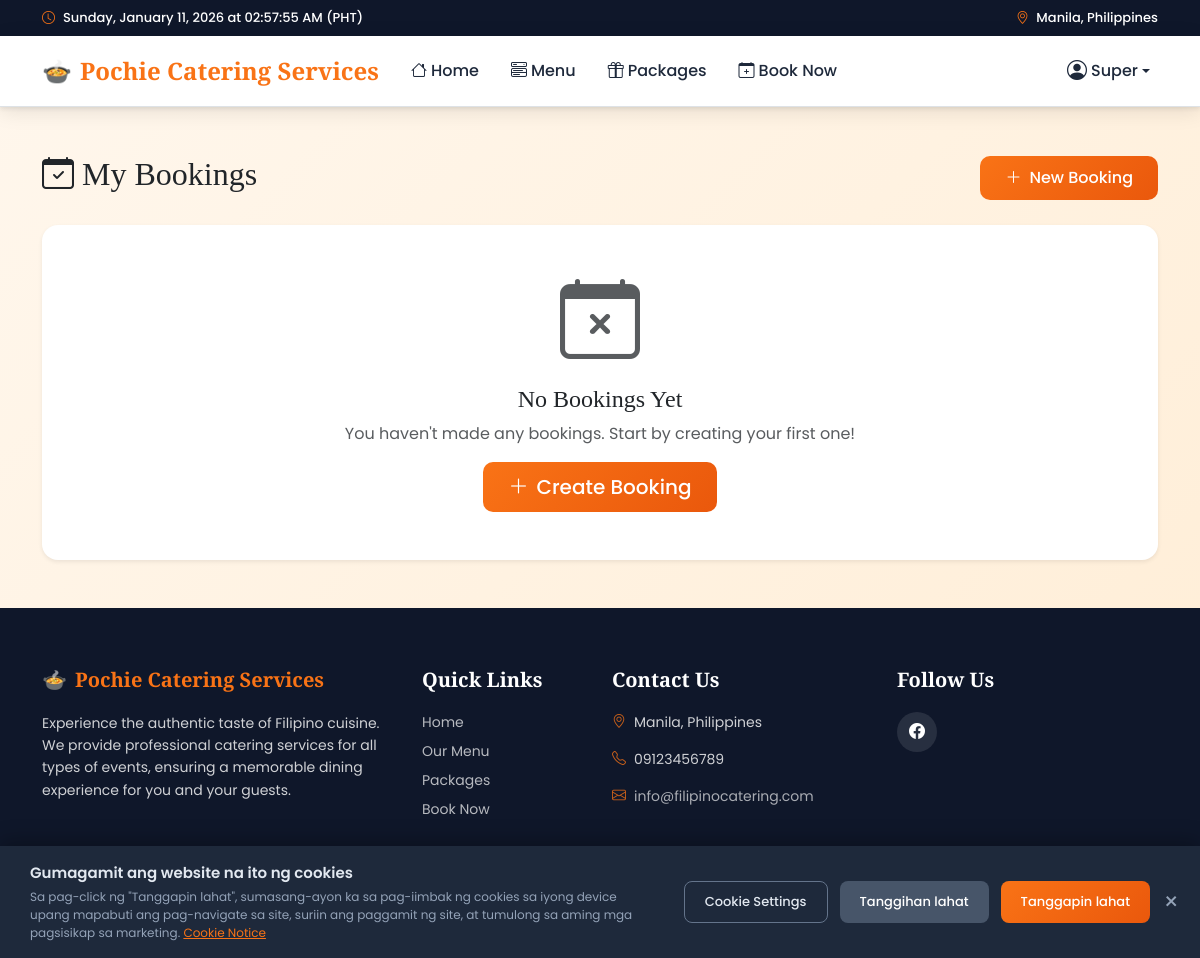
/my-bookings.php (signed in), run on an earlier commit of the app's database.
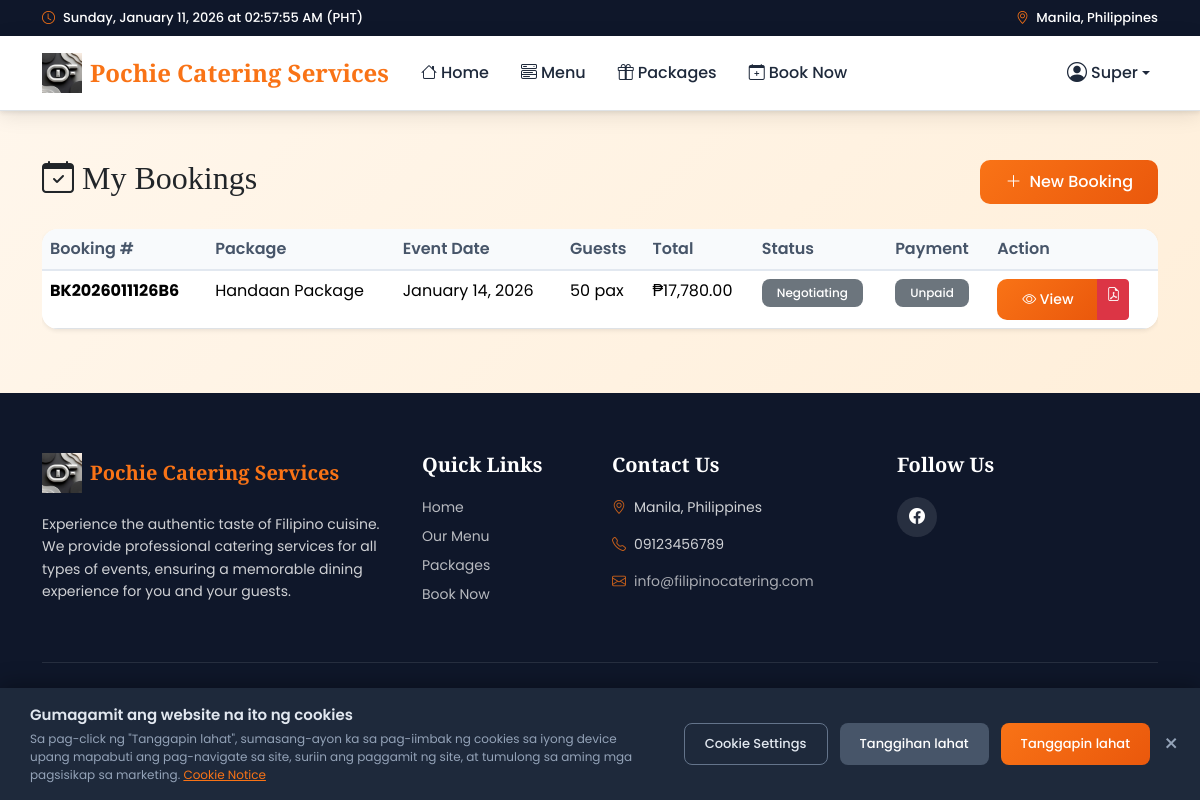
And on a later commit of the database.
### tables this page shows
CREATE TABLE `users` (
  `id` int(11) NOT NULL,
  `email` varchar(100) NOT NULL,
  `password` varchar(255) NOT NULL,
  `first_name` varchar(50) NOT NULL,
  `last_name` varchar(50) NOT NULL,
  `phone` varchar(20) DEFAULT NULL,
  `address` text DEFAULT NULL,
  `role` enum('customer','staff','admin','super_admin') DEFAULT 'customer',
  `profile_image` varchar(255) DEFAULT NULL,
  `is_active` tinyint(1) DEFAULT 1,
  `created_at` timestamp NOT NULL DEFAULT current_timestamp(),
  `updated_at` timestamp NOT NULL DEFAULT current_timestamp() ON UPDATE current_timestamp(),
  `email_verified` tinyint(1) DEFAULT 0
);

CREATE TABLE `bookings` (
  `id` int(11) NOT NULL,
  `booking_number` varchar(20) NOT NULL,
  `customer_id` int(11) DEFAULT NULL,
  `package_id` int(11) DEFAULT NULL,
  `event_type` varchar(100) DEFAULT NULL,
  `event_date` date NOT NULL,
  `event_time` time DEFAULT NULL,
  `venue_address` text NOT NULL,
  `number_of_guests` int(11) NOT NULL,
  `special_requests` text DEFAULT NULL,
  `total_amount` decimal(12,2) DEFAULT NULL,
  `status` enum('new','pending','negotiating','approved','paid','preparing','completed','cancelled') DEFAULT 'new',
  `payment_status` enum('unpaid','partial','paid') DEFAULT 'unpaid',
  `payment_method` varchar(50) DEFAULT NULL,
  `assigned_staff_id` int(11) DEFAULT NULL,
  `notes` text DEFAULT NULL,
  `created_at` timestamp NOT NULL DEFAULT current_timestamp(),
  `updated_at` timestamp NOT NULL DEFAULT current_timestamp() ON UPDATE current_timestamp()
);

CREATE TABLE `packages` (
  `id` int(11) NOT NULL,
  `name` varchar(100) NOT NULL,
  `description` text DEFAULT NULL,
  `base_price` decimal(10,2) NOT NULL,
  `min_pax` int(11) DEFAULT 50,
  `max_pax` int(11) DEFAULT 500,
  `image` varchar(255) DEFAULT NULL,
  `inclusions` text DEFAULT NULL,
  `is_active` tinyint(1) DEFAULT 1,
  `created_at` timestamp NOT NULL DEFAULT current_timestamp()
);

### my-bookings.php (the view, shortened to what the rows shown need)
<?php
require_once 'includes/header.php';
$bookings = $conn->query("SELECT b.*, p.name as package_name,
                          (SELECT COUNT(*) FROM chat_messages cm WHERE cm.booking_id = b.id AND cm.sender_id != {$_SESSION['user_id']} AND cm.is_read = 0) as unread_messages
                          FROM bookings b
                          LEFT JOIN packages p ON b.package_id = p.id
                          WHERE b.customer_id = {$_SESSION['user_id']}
                          ORDER BY b.created_at DESC");
?>
<div class="container py-5">
    <div class="d-flex justify-content-between align-items-center mb-4">
        <h2><i class="bi bi-calendar-check me-2"></i>My Bookings</h2>
    </div>
    <?php if ($bookings->num_rows > 0): ?>
        <div class="table-responsive">
            <table class="table table-hover bg-white rounded-4 shadow-sm overflow-hidden">
                <thead class="table-light">
                    <tr>
                        <th>Booking #</th>
                        <th>Package</th>
                        <th>Event Date</th>
                        <th>Guests</th>
                        <th>Total</th>
                        <th>Status</th>
                        <th>Payment</th>
                        <th>Action</th>
                    </tr>
                </thead>
                <tbody>
                    <?php while($booking = $bookings->fetch_assoc()): ?>
                    <tr>
                        <td>
                            <strong><?= htmlspecialchars($booking['booking_number']) ?></strong>
                        </td>
                        <td><?= htmlspecialchars($booking['package_name']) ?></td>
                        <td><?= formatDate($booking['event_date']) ?></td>
                        <td><?= $booking['number_of_guests'] ?> pax</td>
                        <td><?= formatPrice($booking['total_amount']) ?></td>
                        <td><?= getStatusBadge($booking['status']) ?></td>
                        <td><?= getPaymentBadge($booking['payment_status']) ?></td>
                        <td>
                            <div class="btn-group">
                                <a href="<?= url('booking-details.php?id=' . $booking['id']) ?>" class="btn btn-sm btn-primary <?= $booking['unread_messages'] > 0 ? 'btn-pulse' : '' ?>">
                                    <i class="bi bi-eye"></i> View
                                </a>
                                  <a href="<?= url('export_booking_pdf.php?id=' . $booking['id']) ?>" class="btn btn-sm btn-danger" title="Download PDF Copy">
                                      <i class="bi bi-file-earmark-pdf"></i>
                                  </a>
                              </div>
                          </td>
                    </tr>
                    <?php endwhile; ?>
                </tbody>
            </table>
        </div>
    <?php endif; ?>
</div>

### includes/header.php (shortened to what the rows shown need)
<?php
require_once __DIR__ . '/../config/functions.php';
$currentUser = getCurrentUser($conn);
?>
<!DOCTYPE html>
<html lang="en">
<head>
    <link href="https://cdn.jsdelivr.net/npm/bootstrap@5.3.2/dist/css/bootstrap.min.css" rel="stylesheet">
    <link href="https://cdn.jsdelivr.net/npm/bootstrap-icons@1.11.1/font/bootstrap-icons.css" rel="stylesheet">
</head>
  <body>
    <header class="sticky-top shadow-sm">
      <nav class="navbar navbar-expand-lg border-bottom">
        <div class="container">
            <div class="d-flex align-items-center order-lg-last">
                <?php if (isLoggedIn()): ?>
                    <div class="dropdown">
                        <a class="nav-link dropdown-toggle d-flex align-items-center" href="#" data-bs-toggle="dropdown">
                            <i class="bi bi-person-circle fs-5 me-1"></i>
                            <span class="d-none d-sm-inline"><?= htmlspecialchars($currentUser['first_name'] ?? 'User') ?></span>
                        </a>
                    </div>
                <?php endif; ?>
            </div>
        </div>
    </nav>
</header>

### config/functions.php (shortened to what the rows shown need)
<?php
function url($path) {
    return BASE_URL . '/' . ltrim($path, '/');
}
function isLoggedIn() {
    return isset($_SESSION['user_id']);
}
function getCurrentUser($conn) {
    $id = $_SESSION['user_id'];
    $result = $conn->query("SELECT * FROM users WHERE id = $id");
    return $result->fetch_assoc();
}
function formatPrice($price) {
    return '₱' . number_format($price, 2);
}
function formatDate($date) {
    return date('F j, Y', strtotime($date));
}
function getStatusBadge($status) {
    $badges = [
        'new' => '<span class="badge bg-info">New</span>',
        'pending' => '<span class="badge bg-warning">Pending</span>',
        'negotiating' => '<span class="badge bg-primary">Negotiating</span>',
        'approved' => '<span class="badge bg-success">Approved</span>',
        'paid' => '<span class="badge bg-success">Paid</span>',
        'preparing' => '<span class="badge bg-info">Preparing</span>',
        'completed' => '<span class="badge bg-secondary">Completed</span>',
        'cancelled' => '<span class="badge bg-danger">Cancelled</span>'
    ];
    return $badges[$status] ?? '<span class="badge bg-secondary">' . ucfirst($status) . '</span>';
}
function getPaymentBadge($status) {
    $badges = [
        'unpaid' => '<span class="badge bg-danger">Unpaid</span>',
        'partial' => '<span class="badge bg-warning">Partial</span>',
        'paid' => '<span class="badge bg-success">Paid</span>'
    ];
    return $badges[$status] ?? '<span class="badge bg-secondary">' . ucfirst($status) . '</span>';
}
?>

What changed in the data, as far as the page shows it:
added bookings: booking_number "BK2026011126B6", package.name "Handaan Package", event_date "January 14, 2026", number_of_guests "50", total_amount "₱17,780.00", status "Negotiating", payment_status "Unpaid"
Also different on the page:
text no longer shown: "🍲 No Bookings Yet You haven't made any bookings. Start by creating your first one! Create Booking 🍲"
text now shown: "Booking # Package Event Date Guests Total Status Payment Action"
